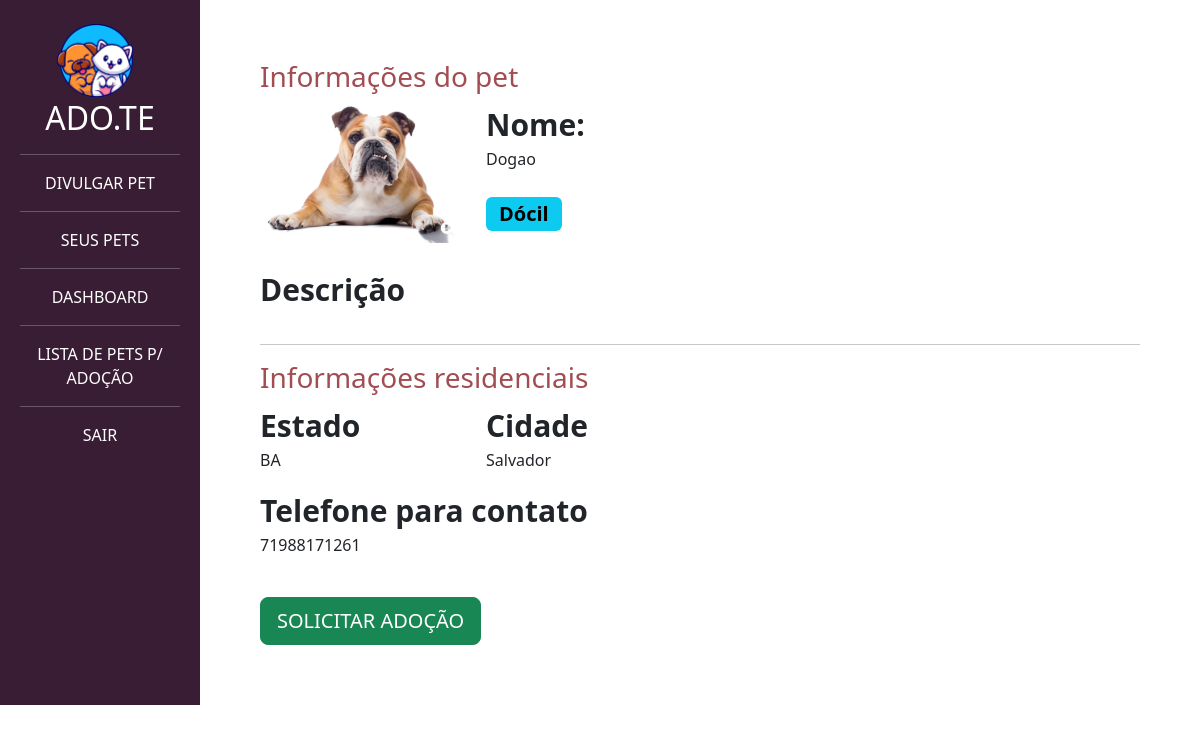
Page /adotar/ver_pet/2 on the committed database.
### divulgar/models.py (models this page shows, shortened)
class Pet(models.Model):
    choices_status = (('P','Para adoção'),
              ('A','Adotado'))
    usuario = models.ForeignKey(User, on_delete=models.DO_NOTHING)
    foto = models.ImageField(upload_to="fotos_pets")
    nome = models.CharField(max_length=20)
    descricao = models.TextField()
    estado = models.CharField(max_length=50)
    cidade =  models.CharField(max_length=50)
    telefone = models.CharField(max_length=50)
    tags = models.ManyToManyField(Tag)
    raca = models.ForeignKey(Raca, on_delete=models.DO_NOTHING)
    status = models.CharField(max_length=2,choices=choices_status, default='P')

class Tag(models.Model):
    tag = models.CharField(max_length=100)
    def __str__(self):
        return self.tag

### adotar/views.py (the view)
# urls.py: path('ver_pet/<int:id>', views.ver_pet, name="ver_pet"),
def ver_pet(request,id):
    pet = get_object_or_404(Pet, id = id)
    return render(request,'ver_pet.html',{'pet': pet})

### adotar/templates/ver_pet.html (shortened to what this page needs)
{% load static %}
<!doctype html>
<html lang="pt-BR">
    <head>
    <link href="https://cdn.jsdelivr.net/npm/bootstrap@5.3.0-alpha1/dist/css/bootstrap.min.css" rel="stylesheet">
    <link href="{% static 'usuarios/css/cadastro.css' %}" rel="stylesheet">
    <link href="{% static 'divulgar/css/novo_pet.css' %}" rel="stylesheet">
    <link href="{% static 'divulgar/css/seus_pet.css' %}" rel="stylesheet">
    <link href="{% static 'adotar/css/listar_pets.css' %}" rel="stylesheet">
    </head>
    <body>
        <div class="container-fluid">
            <div class="row">
                <div class="col-md-2 bg-side-plataforma sidebar">
                    <img src="{% static 'usuarios/img/logo_adote.png' %}" width="50%">
                    <h2>ADO.TE</h2>
                    <hr>
                    <a class="nav-link" href="{% url 'novo_pet' %}">DIVULGAR PET</a>
                    <hr>
                    <a class="nav-link" href="{% url 'seus_pets' %}">SEUS PETS</a>
                    <hr>
                    <a class="nav-link" href="{% url 'dashboard' %}">DASHBOARD</a>
                    <hr>
                    <a class="nav-link" href="{% url 'listar_pets' %}">LISTA DE PETS P/ ADOÇÃO</a>
                    <hr>
                    <a class="nav-link" href="{% url 'sair' %}">SAIR</a>
                </div>
                <div style="padding:60px" class="col-md">
                    <h3 class="font-vinho">Informações do pet</h3>
                    <div class="row">
                        <div class="col-md-3">
                            <img width="100%" src="{{pet.foto.url}}">
                        </div>
                        <div class="col-md-9">
                            <span class="span-bold">Nome:</span>
                            <p>{{pet.nome}}</p>
                            <div style="width:40%">
                                {% for tag in pet.tags.all%}
                                    <span class="badge text-bg-info badge-lg">{{tag}}</span>
                                {% endfor %}
                            </div>
                        </div>
                    </div>
                    <br>
                    <div class="row">
                        <div class="col-md-5">
                            <span class="span-bold">Descrição</span>
                        </div>
                        <div class="col-md-7">
                        </div>
                    </div>
                    <hr>
                    <div class="row">
                        <h3 class="font-vinho">Informações residenciais</h3>
                        <div class="col-md">
                            <div class="row">
                                <div class="col-md">
                                    <span class="span-bold">Estado</span>
                                    <p>{{pet.estado}}</p>
                                </div>
                                <div class="col-md">
                                    <span class="span-bold">Cidade</span>
                                    <p>{{pet.cidade}}</p>
                                </div>
                            </div>
                            <span class="span-bold">Telefone para contato</span>
                            <p>{{pet.telefone}}</p>
                            <br>
                            <a href="{% url 'pedido_adocao' pet.id %}" class="btn btn-success btn-lg">SOLICITAR ADOÇÃO</a>
                        </div>
                        <div class="col-md">
                        </div>
                    </div>
                </div>
            </div>
        </div>
    </body>
</html>

### templates/static/divulgar/css/novo_pet.css (style rules this page uses)
.sidebar { text-align: center; padding: 20px; }
.font-vinho { color: #A24D52; }

### templates/static/adotar/css/listar_pets.css (style rules this page uses)
.span-bold { font-weight: bold; font-size: 30px; }
.badge-lg { font-size: 20px; margin-top: 10px; }
.bg-side-plataforma { background-color: #391D34; color: white; }

### rows in the picture
Pet: foto (picture), nome "Dogao", estado "BA", cidade "Salvador", telefone "71988171261"
Tag: tag "Dócil"
